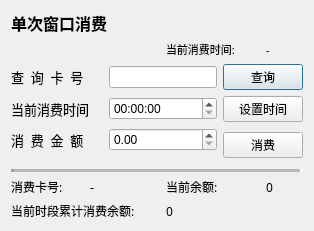
<?xml version="1.0" encoding="UTF-8"?>
<ui version="4.0">
 <class>DialogConsumption</class>
 <widget class="QDialog" name="DialogConsumption">
  <property name="geometry">
   <rect>
    <x>0</x>
    <y>0</y>
    <width>314</width>
    <height>231</height>
   </rect>
  </property>
  <property name="windowTitle">
   <string>Dialog</string>
  </property>
  <layout class="QGridLayout" name="gridLayout">
   <item row="0" column="0" colspan="3">
    <widget class="QLabel" name="label">
     <property name="font">
      <font>
       <family>微软雅黑</family>
       <pointsize>12</pointsize>
       <weight>75</weight>
       <bold>true</bold>
      </font>
     </property>
     <property name="text">
      <string>单次窗口消费</string>
     </property>
    </widget>
   </item>
   <item row="1" column="3" colspan="2">
    <widget class="QLabel" name="label_3">
     <property name="font">
      <font>
       <family>微软雅黑</family>
       <pointsize>8</pointsize>
      </font>
     </property>
     <property name="text">
      <string>当前消费时间:</string>
     </property>
    </widget>
   </item>
   <item row="1" column="5">
    <widget class="QLabel" name="lbl_curTime">
     <property name="font">
      <font>
       <family>微软雅黑</family>
       <pointsize>8</pointsize>
      </font>
     </property>
     <property name="text">
      <string>-</string>
     </property>
    </widget>
   </item>
   <item row="2" column="0" colspan="2">
    <widget class="QLabel" name="label_4">
     <property name="font">
      <font>
       <family>微软雅黑</family>
       <pointsize>10</pointsize>
      </font>
     </property>
     <property name="text">
      <string>查  询  卡  号</string>
     </property>
    </widget>
   </item>
   <item row="2" column="2" colspan="2">
    <widget class="QLineEdit" name="lineEdit"/>
   </item>
   <item row="2" column="4" colspan="2">
    <widget class="QPushButton" name="pushButton">
     <property name="text">
      <string>查询</string>
     </property>
    </widget>
   </item>
   <item row="3" column="0" colspan="2">
    <widget class="QLabel" name="label_6">
     <property name="font">
      <font>
       <family>微软雅黑</family>
       <pointsize>10</pointsize>
      </font>
     </property>
     <property name="text">
      <string>当前消费时间</string>
     </property>
    </widget>
   </item>
   <item row="3" column="2" colspan="2">
    <widget class="QTimeEdit" name="timeEdit"/>
   </item>
   <item row="3" column="4" colspan="2">
    <widget class="QPushButton" name="pushButton_3">
     <property name="text">
      <string>设置时间</string>
     </property>
    </widget>
   </item>
   <item row="4" column="2" colspan="2">
    <widget class="QDoubleSpinBox" name="doubleSpinBox">
     <property name="maximum">
      <double>100.000000000000000</double>
     </property>
    </widget>
   </item>
   <item row="4" column="4" rowspan="2" colspan="2">
    <widget class="QPushButton" name="pushButton_2">
     <property name="text">
      <string>消费</string>
     </property>
    </widget>
   </item>
   <item row="6" column="0" colspan="6">
    <widget class="Line" name="line">
     <property name="lineWidth">
      <number>3</number>
     </property>
     <property name="midLineWidth">
      <number>3</number>
     </property>
     <property name="orientation">
      <enum>Qt::Horizontal</enum>
     </property>
    </widget>
   </item>
   <item row="7" column="0">
    <widget class="QLabel" name="label_9">
     <property name="font">
      <font>
       <family>微软雅黑</family>
      </font>
     </property>
     <property name="text">
      <string>消费卡号:</string>
     </property>
    </widget>
   </item>
   <item row="7" column="1" colspan="2">
    <widget class="QLabel" name="lbl_number">
     <property name="font">
      <font>
       <family>微软雅黑</family>
      </font>
     </property>
     <property name="text">
      <string>-</string>
     </property>
    </widget>
   </item>
   <item row="7" column="3" colspan="2">
    <widget class="QLabel" name="label_2">
     <property name="font">
      <font>
       <family>微软雅黑</family>
      </font>
     </property>
     <property name="text">
      <string>当前余额: </string>
     </property>
    </widget>
   </item>
   <item row="7" column="5">
    <widget class="QLabel" name="lbl_balance">
     <property name="font">
      <font>
       <family>微软雅黑</family>
      </font>
     </property>
     <property name="text">
      <string>0</string>
     </property>
    </widget>
   </item>
   <item row="4" column="0">
    <widget class="QLabel" name="label_5">
     <property name="font">
      <font>
       <family>微软雅黑</family>
       <pointsize>10</pointsize>
      </font>
     </property>
     <property name="text">
      <string>消  费  金  额</string>
     </property>
    </widget>
   </item>
   <item row="8" column="0" colspan="3">
    <widget class="QLabel" name="label_7">
     <property name="font">
      <font>
       <family>微软雅黑</family>
       <pointsize>9</pointsize>
      </font>
     </property>
     <property name="text">
      <string>当前时段累计消费余额:</string>
     </property>
    </widget>
   </item>
   <item row="8" column="3">
    <widget class="QLabel" name="lbl_accumulation">
     <property name="font">
      <font>
       <family>微软雅黑</family>
      </font>
     </property>
     <property name="text">
      <string>0</string>
     </property>
    </widget>
   </item>
  </layout>
 </widget>
 <resources/>
 <connections/>
</ui>
